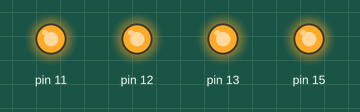
Recording of a program running on a simulated Raspberry Pi (header pin numbers), started with the arguments all on. On the bench: output pins drawn as LEDs (lit = HIGH). What the program prints to the terminal is not drawn. At 0.0 s the program stops and its outputs stay as they are.

Above: at 0.1 s.
Timing chart, 0 to 1.5 s (numbered marks = the images above):
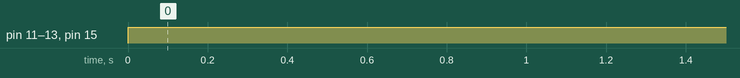

Measured:
- by itself, pin 11–13, pin 15: LOW → HIGH at 0.00 s

The program:

cambiarEstado.py
```python
#!/usr/bin/env python3
"""RECIBE oel numero del pi//all como primer parametro y on/offcomo segundo"  11 12 13 15"""
import RPi.GPIO as gpio
import sys
gpio.setmode(gpio.BOARD)
gpio.setwarnings(False)
if(len(sys.argv)==3):
    orden = sys.argv[2]
    pin = sys.argv[1]
    if(pin!="all"):
        pin=int(pin)

    print ('Orden:'+orden + ' el pin ' + str(pin ))
if(pin=="all"):
    gpio.setup(11,gpio.OUT)
    gpio.setup(12,gpio.OUT)
    gpio.setup(13,gpio.OUT)
    gpio.setup(15,gpio.OUT)
else:
    gpio.setup(pin,gpio.OUT)


if(orden=='on'):
    if(pin=="all"):
        gpio.output(11,True)
        gpio.output(12,True)
        gpio.output(13,True)
        gpio.output(15,True)
    else:
        gpio.output(pin,True)
else:
    if(pin=="all"):
        gpio.output(11,False)
        gpio.output(12,False)
        gpio.output(13,False)
        gpio.output(15,False)
    else:
        gpio.output(pin,False)

print("estoy en python")
sys.stdout.flush()
```
